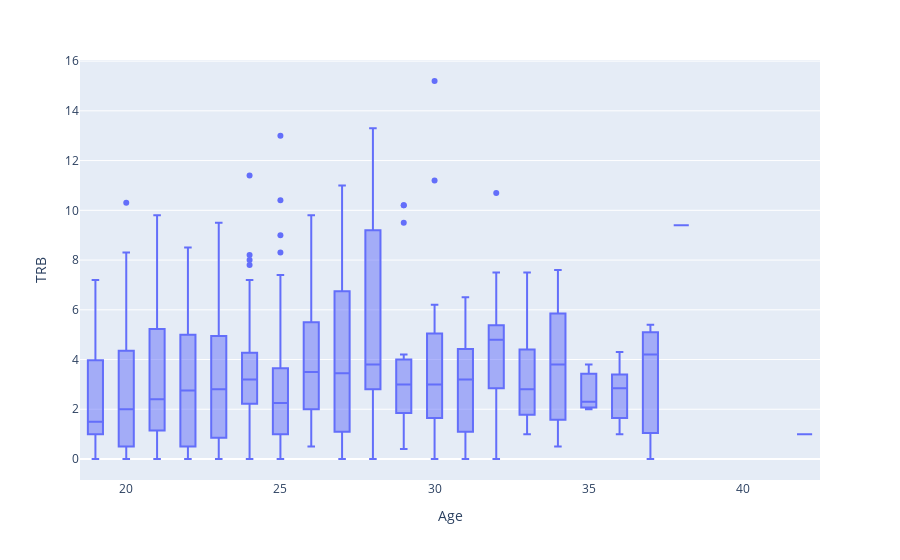

Notebook code cell kept with this figure:
### Code cell
fig = px.box(df, x="Age", y="TRB")
fig.show()

### Figure 1 — Plotly figure (JSON) as saved in the notebook; plotly's stock layout.template omitted (floating-point values rounded to 4 significant figures; data arrays with more than 128 entries replaced by an {"elided": "..."} marker saying what was removed)
{"data": [{"alignmentgroup": "True", "hovertemplate": "Age=%{x}<br>TRB=%{y}<extra></extra>", "legendgroup": "", "marker": {"color": "#636efa"}, "name": "", "notched": false, "offsetgroup": "", "orientation": "v", "showlegend": false, "type": "box", "x": {"elided": "431 int values"}, "x0": " ", "xaxis": "x", "y": {"elided": "431 float values"}, "y0": " ", "yaxis": "y"}], "layout": {"boxmode": "group", "legend": {"tracegroupgap": 0}, "margin": {"t": 60}, "xaxis": {"anchor": "y", "domain": [0, 1], "title": {"text": "Age"}}, "yaxis": {"anchor": "x", "domain": [0, 1], "title": {"text": "TRB"}}}}
